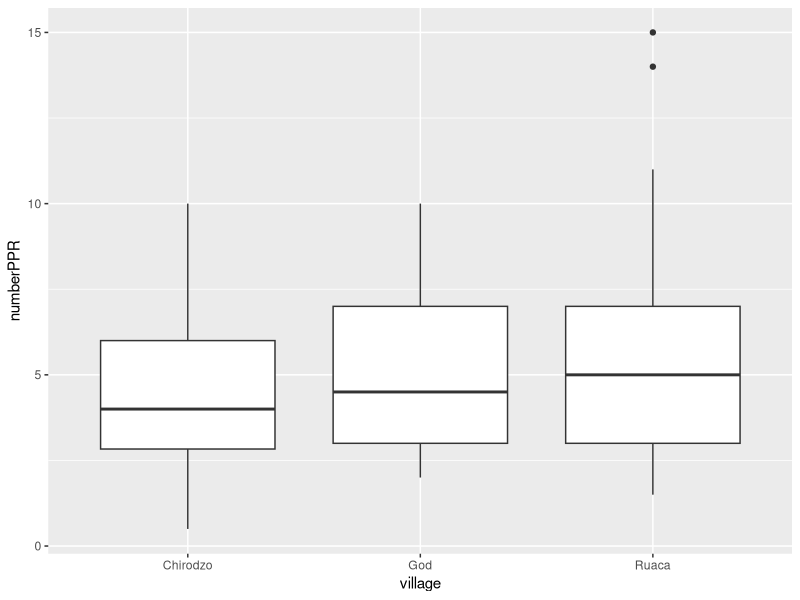

Here is the R script that generated this plot:
## ---- chunk 1
## load the tidyverse
library(tidyverse)

interviews <- read_csv("SAFI_clean.csv", na = "NULL")

## inspect the data
interviews

## preview the data
# View(interviews)
## ---- chunk 2
interviews$numberPPR <- as.numeric(interviews$no_membrs / interviews$rooms)
## ---- chunk 3
library(dplyr)
interviews %>%
  group_by(village) %>%
  summarise_at(vars(numberPPR), funs(mean(., na.rm=TRUE)))
## ---- chunk 4
library(ggplot2)
ggplot(data = interviews, mapping = aes(y = numberPPR, x= village)) + 
  geom_boxplot()
